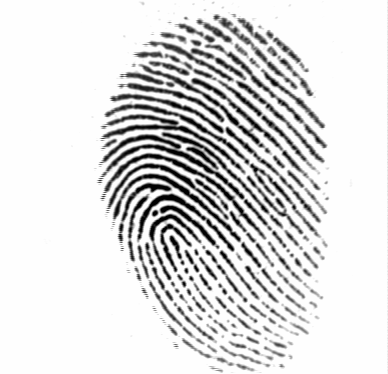
#> input picture right_print1.tif, 388 x 374 px
$ python prf.py   (older library calls are emulated)
#> lines starting #> are read from the running program, lines starting #| are printed output that depends on the picture; long printed decimals are rounded
import cv2
import numpy as np
import pickle
import hashlib


def gabor_filter(image, wavelength, orientation, kernel_size):
    kernel = cv2.getGaborKernel((kernel_size, kernel_size), wavelength, orientation, kernel_size/3, 0.5, 0, ktype=cv2.CV_32F)
    filtered = cv2.filter2D(image, cv2.CV_8UC1, kernel)
    return filtered

image = cv2.imread('right_print1.tif', 0)
#> image is the input picture: shape (374, 388); min 1, max 254, mean 220.7

# Apply Gabor filter
wavelengths = [10, 20, 30]
orientations = [0, 45, 90, 135]
kernel_size = 9
features = []
final_values = []
for wavelength in wavelengths:
    for orientation in orientations:
        filtered = gabor_filter(image, wavelength, orientation, kernel_size)
        features.append(filtered)
        final_values.append((wavelength,orientation))
#> this loop made 3 passes
#> pass 1, in gabor_filter, `filtered = cv2.filter2D(image, cv2.CV_8UC1, kernel)`:
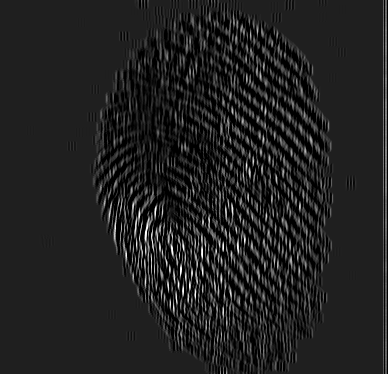
#> filtered: shape (374, 388); min 0, max 255, mean 32.8
#> pass 1, in gabor_filter (call 2), `filtered = cv2.filter2D(image, cv2.CV_8UC1, kernel)`:
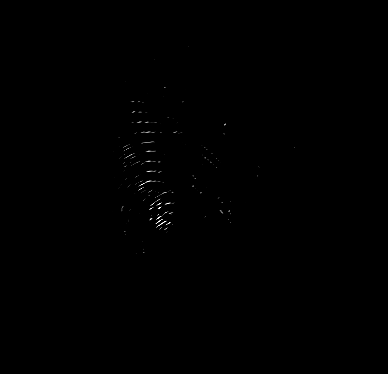
#> filtered: shape (374, 388); min 0, max 255, mean 0.3
#> pass 1, in gabor_filter (call 3), `filtered = cv2.filter2D(image, cv2.CV_8UC1, kernel)`:
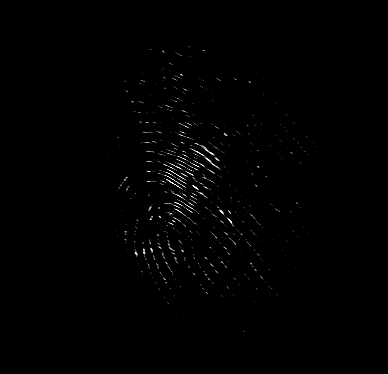
#> filtered: shape (374, 388); min 0, max 255, mean 1.5
#> pass 1, in gabor_filter (call 4), `filtered = cv2.filter2D(image, cv2.CV_8UC1, kernel)`:
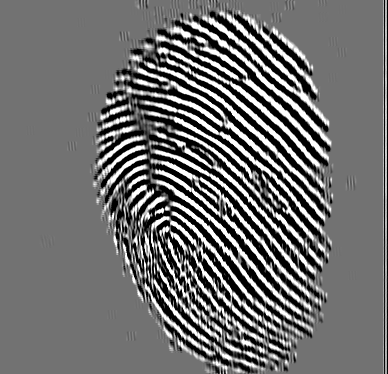
#> filtered: shape (374, 388); min 0, max 255, mean 110.7
#> after the loop, features = 12 items; final_values = [(10, 0), (10, 45), (10, 90), (10, 135), (20, 0), (20, 45), (20, 90), (20, 135), (30, 0), (30, 45), (30, 90), (30, 135)]

features = np.array(features)
# cv2.imwrite('og_gabor_image.jpg', features[-4])
# print('gabor features',len(features))
# print("final:", final_values[-4])

degree = 10
# Flatten the features and perform Lagrange interpolation to generate the polynomial coefficients
feature_data = np.array([f.flatten() for f in features])
print(len(feature_data))
#| 12
coefficients = np.zeros(degree + 1)
for i in range(len(feature_data)):
    term = feature_data[i]
    for j in range(len(feature_data)):
        if j != i:
            term = term*((i - j) / (i - j))

    m = 11
    x = int(np.ceil(term.size / m))
    diff = (x*11)-len(term)
    term = np.append(term,[0 for i in range(diff)])
    term = np.array(term).reshape((11, int(len(term)/11)))

    term_sum = np.sum(term, axis=1)
    coefficients += term_sum
#> this loop made 12 passes
#> term_sum on passes 2, 6, 10: [0, 41, 801, 6358, 10049, 14291, 17055, 223, 0, 0, 0], [0, 23, 736, 6122, 9478, 12800, 16347, 162, 0, 0, 0], [0, 20, 730, 6072, 9381, 12553, 16226, 151, 0, 0, 0]
coefficients /= np.max(coefficients)
#> coefficients = [0.895, 0.923, 0.927, 0.949, 0.972, 0.98, 1, 0.988, 0.947, 0.924, 0.878]
print('coeff : ', coefficients)
#| coeff :  [0.8954 0.923 0.9275 0.9491  0.9719 0.9801
#|  1.         0.9881 0.9469 0.9245 0.8785  ]

def store(vault, filename):
    with open(filename, 'wb') as f:
        pickle.dump(vault, f)


# [85 lines left out: functions custom_prf, add_noise, vault_gen, not called in this run]

$ run again, with right_print2.png saved as right_print1.tif
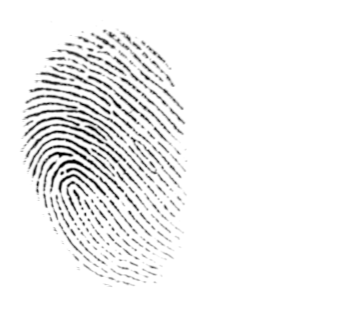
#> input picture right_print2.png, 339 x 327 px
#> image is the input picture: shape (327, 339); min 0, max 255, mean 241.3
#> the loop `for wavelength in wavelengths:` made 3 passes
#> pass 1, in gabor_filter (call 3), `filtered = cv2.filter2D(image, cv2.CV_8UC1, kernel)`:
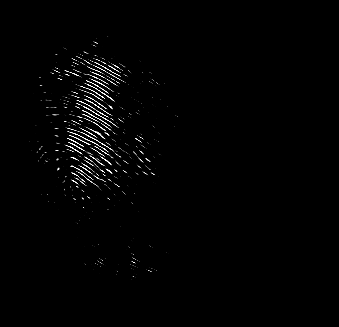
#> filtered: shape (327, 339); min 0, max 255, mean 3.3
#> pass 1, in gabor_filter (call 4), `filtered = cv2.filter2D(image, cv2.CV_8UC1, kernel)`:
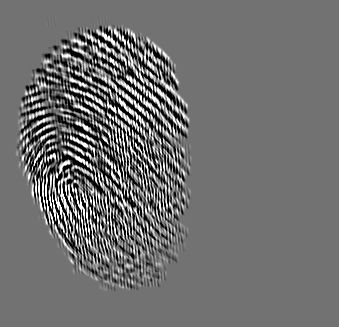
#> filtered: shape (327, 339); min 0, max 255, mean 111.6
#> after the loop `for wavelength in wavelengths:`: features = 12 items; final_values = [(10, 0), (10, 45), (10, 90), (10, 135), (20, 0), (20, 45), (20, 90), (20, 135), (30, 0), (30, 45), (30, 90), (30, 135)]
#| 12
#> the loop `for i in range(len(feature_data)):` made 12 passes
#> term_sum on passes 2, 6, 10: [0, 53, 230, 5358, 32168, 15694, 3994, 0, 0, 0, 0], [0, 40, 180, 5043, 30173, 14224, 3689, 0, 0, 0, 0], [0, 37, 171, 4984, 29810, 13953, 3633, 0, 0, 0, 0]
#> `coefficients /= np.max(coefficients)`: coefficients = [0.835, 0.876, 0.917, 0.939, 0.967, 0.974, 1, 0.94, 0.861, 0.836, 0.834]
#| coeff :  [0.8351 0.8759 0.9172 0.9386 0.9671 0.9737
#|  1.         0.9404 0.8612 0.8358 0.8337]
